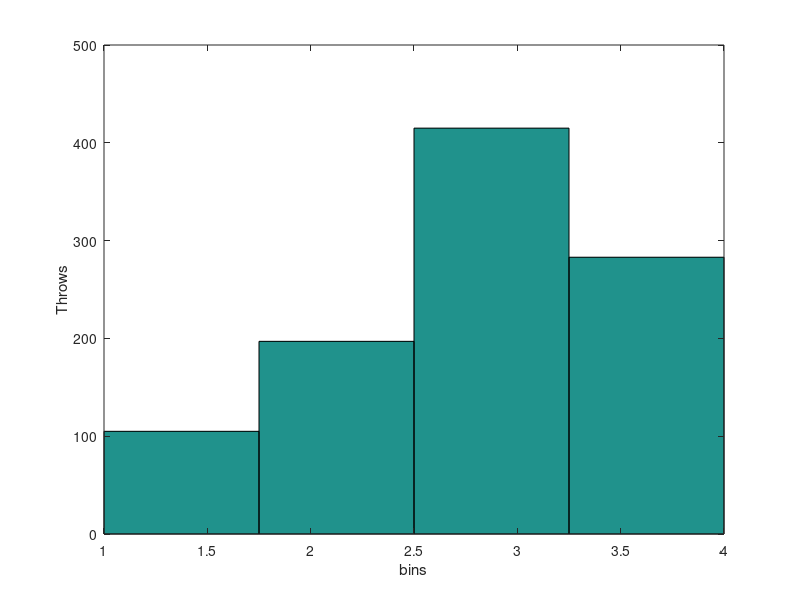
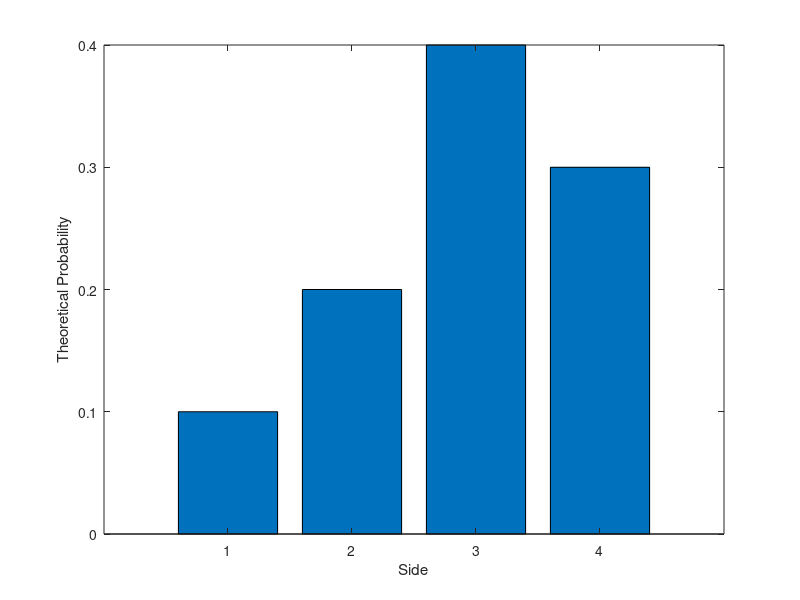
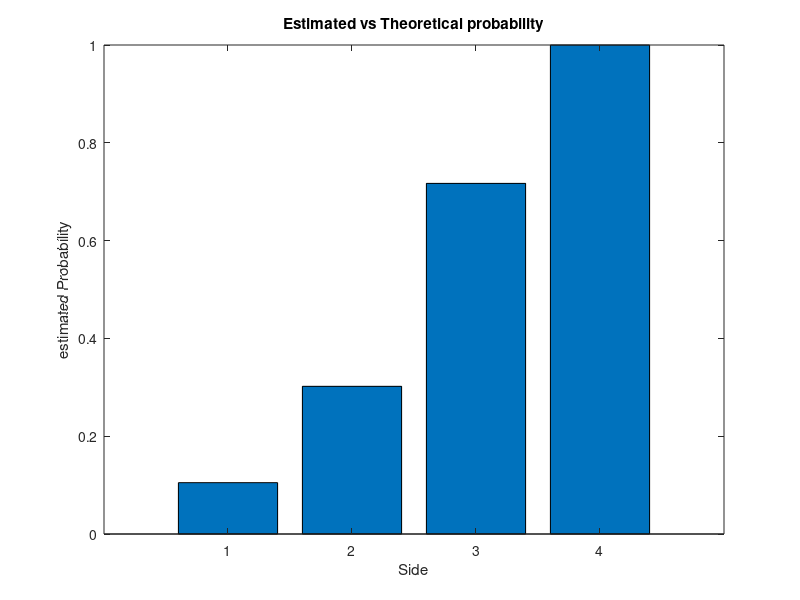

Write MATLAB code to recreate these figures, in order.

clear; clc; 

%2 Modify to become four sided dice

function [a, b, roll, N] = roll_dice_4_sided(N)
    p = [0.1 0.2 0.4 0.3]; % probability of each face
    P = [0 cumsum(p)] ;
    roll = zeros(N,1); % vector to hold results of each roll

    for i=1:N % loop over number of rolls
        x=rand(1,1);
        for j=2:length(P) % determine result of each roll
            if( (P(j-1)<x) && (x<P(j)) )
                roll(i) = j-1;
                break
            end
        end
    end
    a = zeros(1,4);
    for i = 1:4
        a(i) = sum(roll == i);
    end
    b = a/N;

end

[a,b, roll, N] = roll_dice_4_sided(1000);

%% a) repeat 1a) for this 4 sided dice

disp("Fraction/side"), disp(b)
% Function works
% And we get the fraction for each occurence


%% b) repeat 1b)

%Hist

figure; grid on; 
hist(roll, 4)
xlabel("bins")
ylabel("Throws")


%PDF
P = [0.1 0.2 0.4 0.3]; 
figure; 
bar(P);
xlabel("Side")
ylabel("Theoretical Probability")

%% c) 
figure; grid on; 
h = hist(roll, 4);
h = h / sum(h);
h = cumsum(h);
bar(h)

xlabel("Side");
ylabel("estimated Probability");
title("Estimated vs Theoretical probability");
